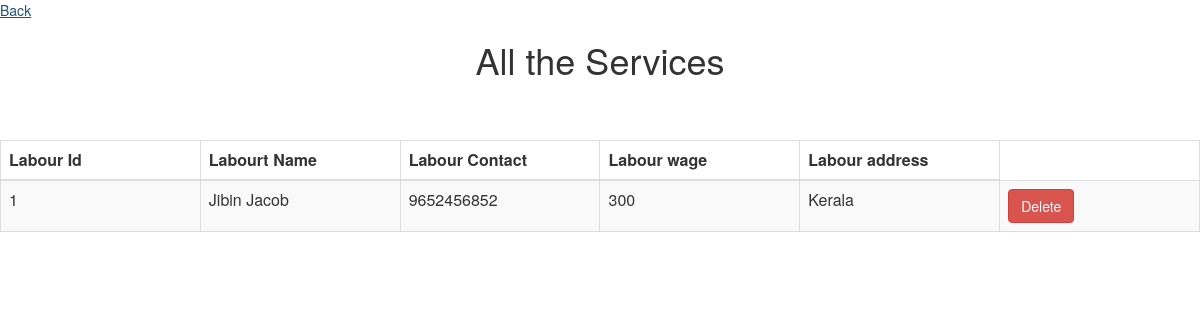
/admin/viewlabour.php, run on the app's committed database.
### tables this page shows
CREATE TABLE `labour` (
  `l_id` int(10) NOT NULL,
  `con_id` int(11) NOT NULL,
  `l_name` varchar(30) NOT NULL,
  `l_contact` varchar(30) NOT NULL,
  `l_wage` int(30) NOT NULL,
  `l_address` varchar(50) NOT NULL
);

### admin/viewlabour.php (the view, shortened to what this page needs)
<html>
<head lang="en">
    <link type="text/css" rel="stylesheet" href="css\bootstrap.css">
</head>
<body>
  <a class=".btn-primary" href="index.php">Back</a>
<div class="table-scrol">
    <h1 align="center">All the Services</h1>
<div class="table-responsive">
    <table class="table table-bordered table-hover table-striped" style="table-layout: fixed">
        <thead>
        <tr>
            <th>Labour Id</th>
            <th>Labourt Name</th>
            <th>Labour Contact</th>
			<th>Labour wage</th>
            <th>Labour address</th>
        </tr>
        </thead>
        <?php
        include("../database/db_conection.php");
        $view_users_query="select * from labour";
        $run=mysqli_query($dbcon,$view_users_query);
        while($row=mysqli_fetch_array($run))
        {
            $user_id=$row[0];
            $user_name=$row[2];
            $user_email=$row[3];
			$wage=$row[4];
			$address=$row[5];
        ?>
        <tr>
            <td><?php echo $user_id;  ?></td>
            <td><?php echo $user_name;  ?></td>
            <td><?php echo $user_email;  ?></td>
			<td><?php echo $wage;  ?></td>
			<td><?php echo $address;  ?></td>
            <td><a href="deletelabour.php?del=<?php echo $user_id; ?>"><button class="btn btn-danger">Delete</button></a></td>
        </tr>
        <?php } ?>
    </table>
        </div>
</div>
</body>
</html>

### admin/viewlabour.php (style rules this page uses)
.table { margin-top: 50px; }

### data on the page
labour: l_id "1", l_name "Jibin Jacob", l_contact "9652456852", l_wage "300", l_address "Kerala"
